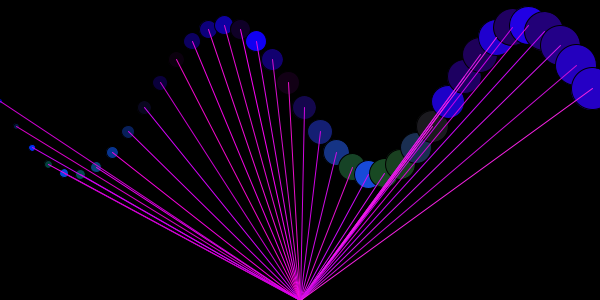
Frame 1 (no input)
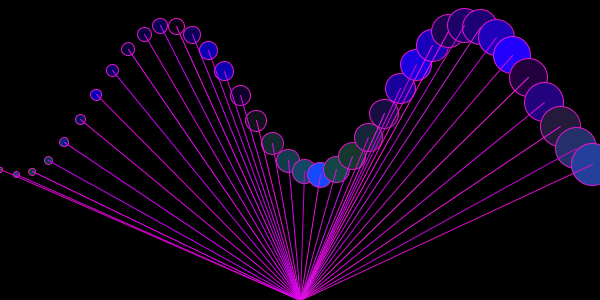
Frame 60 (the mouse pressed at the canvas centre just before this capture)
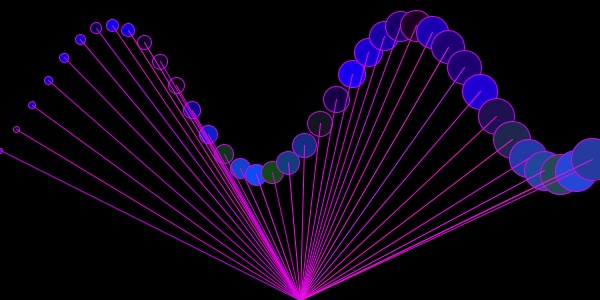
Frame 120 (the mouse held since frame 60 and released just before this capture)

The Processing sketch that drew these frames (run headless with seeded random() and noise(); from frame 60 on, the mouse is pressed at the canvas centre):

// Processing sketch: processing_152347
// ── processing_152347.pde

int xspacing = 16;
int w;
float theta =0.0;
float amplitude=75.0;
float period=300.0;
float dx;
float[] yvalues;
float posY=0.0;


void setup()
{
size(600,300);
w=width+16;
dx=(TWO_PI/period)*xspacing;
yvalues = new float[w/xspacing];
background(0);
frameRate(120);
}

void draw(){
background(0);
calcWave();
posY=3;
renderWave();
strokes();
}

void calcWave(){
theta+=0.02;
float x=theta;
for (int i=0;i<yvalues.length; i++){
  yvalues[i] = sin(x)*amplitude;
  x+=dx;
}
}

void renderWave(){
for (int x=0;x<yvalues.length;x++){
  fill(x,yvalues[x],random(x,255));
ellipse(x*xspacing, height/posY+yvalues[x], 5+x, 5+x);
}
}

void strokes(){
  for (int x=0;x<yvalues.length;x++){
  stroke(random(200,255),random(x),random(200,255));
line(x*xspacing, height/posY+yvalues[x], width/2, height);
 }
 }
